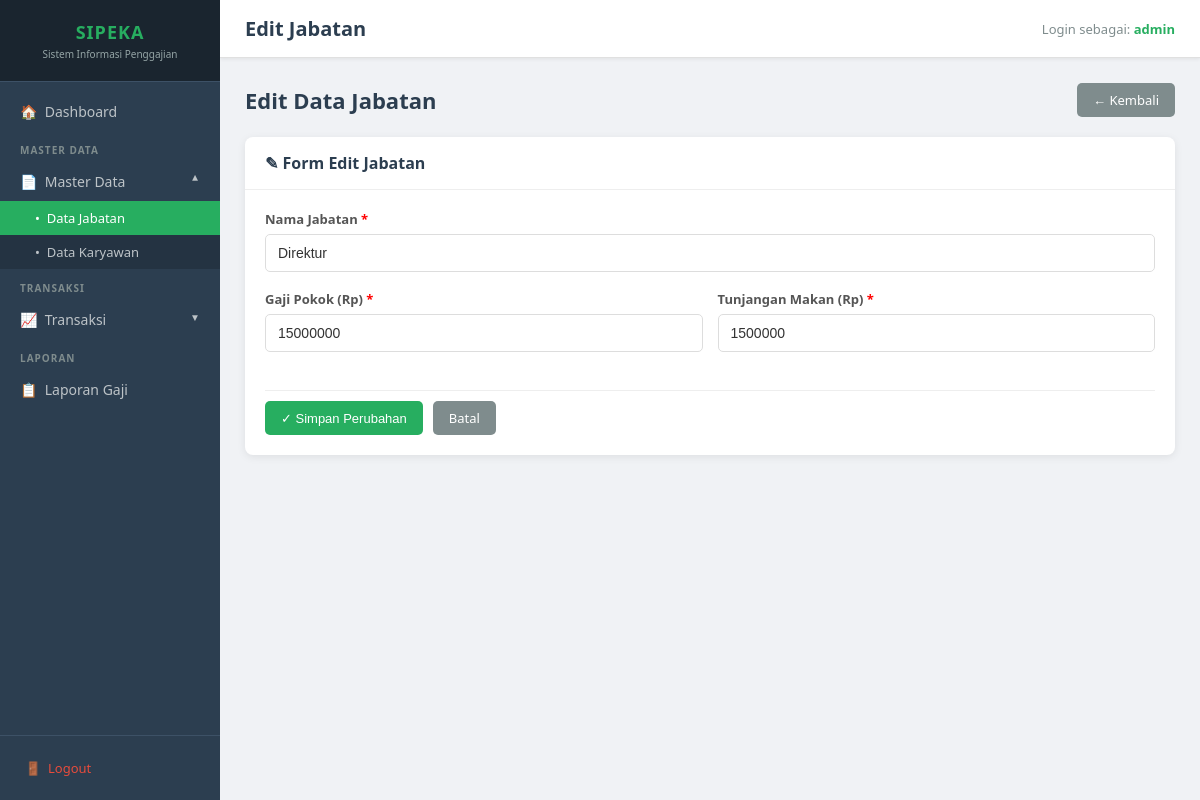
/modul/jabatan/edit.php?id=1 (signed in), run on the app's committed database.
### tables this page shows
CREATE TABLE IF NOT EXISTS `jabatan` (
    `id_jabatan` INT AUTO_INCREMENT PRIMARY KEY,
    `nama_jabatan` VARCHAR(50) NOT NULL,
    `gapok` INT NOT NULL DEFAULT 0,
    `tunjangan_makan` INT NOT NULL DEFAULT 0
);

### modul/jabatan/edit.php (the view, shortened to what this page needs)
<?php
require_once __DIR__ . '/../../includes/header.php';
$id = (int)($_GET['id'] ?? 0);
$stmt = mysqli_prepare($conn, "SELECT * FROM jabatan WHERE id_jabatan = ?");
mysqli_stmt_bind_param($stmt, 'i', $id);
mysqli_stmt_execute($stmt);
$result = mysqli_stmt_get_result($stmt);
$jabatan = mysqli_fetch_assoc($result);
?>
<?php require_once __DIR__ . '/../../includes/sidebar.php'; ?>
<div class="main-content">
    <div class="topbar">
        <h1>Edit Jabatan</h1>
        <div class="user-info">Login sebagai: <span><?= htmlspecialchars($_SESSION['user']) ?></span></div>
    </div>
    <div class="content-area">
        <div class="page-header">
            <h2>Edit Data Jabatan</h2>
            <a href="/pelatihan/sipeka/modul/jabatan/index.php" class="btn btn-secondary">&larr; Kembali</a>
        </div>
        <div class="card">
            <div class="card-header">
                <h3>&#9998; Form Edit Jabatan</h3>
            </div>
            <div class="card-body">
                <form method="POST" action="">
                    <div class="form-group">
                        <label for="nama_jabatan">Nama Jabatan <span style="color:red">*</span></label>
                        <input type="text" id="nama_jabatan" name="nama_jabatan"
                               value="<?= htmlspecialchars($jabatan['nama_jabatan']) ?>"
                               required maxlength="50">
                    </div>
                    <div class="form-row">
                        <div class="form-group">
                            <label for="gapok">Gaji Pokok (Rp) <span style="color:red">*</span></label>
                            <input type="number" id="gapok" name="gapok"
                                   value="<?= htmlspecialchars($jabatan['gapok']) ?>"
                                   min="0" required>
                        </div>
                        <div class="form-group">
                            <label for="tunjangan_makan">Tunjangan Makan (Rp) <span style="color:red">*</span></label>
                            <input type="number" id="tunjangan_makan" name="tunjangan_makan"
                                   value="<?= htmlspecialchars($jabatan['tunjangan_makan']) ?>"
                                   min="0" required>
                        </div>
                    </div>
                    <div class="form-actions">
                        <button type="submit" class="btn btn-primary">&#10003; Simpan Perubahan</button>
                        <a href="/pelatihan/sipeka/modul/jabatan/index.php" class="btn btn-secondary">Batal</a>
                    </div>
                </form>
            </div>
        </div>
    </div>
</div>
</body>
</html>

### assets/style.css (style rules this page uses)
* { margin: 0; padding: 0; box-sizing: border-box; }
body { font-family: 'Segoe UI', Tahoma, Geneva, Verdana, sans-serif; background-color: #f0f2f5; color: #333; min-height: 100vh; }
.main-content { margin-left: 220px; min-height: 100vh; display: flex; flex-direction: column; }
.topbar { background-color: #fff; padding: 15px 25px; border-bottom: 1px solid #e0e0e0; display: flex; align-items: center; justify-content: space-between; position: sticky; top: 0; z-index: 50; box-shadow: 0 1px 4px rgba(0,0,0,0.08); }
.topbar h1 { font-size: 20px; font-weight: 600; color: #2c3e50; }
.topbar .user-info { font-size: 13px; color: #7f8c8d; }
.topbar .user-info span { color: #27ae60; font-weight: 600; }
.content-area { padding: 25px; flex: 1; }
.card { background-color: #fff; border-radius: 8px; box-shadow: 0 2px 8px rgba(0,0,0,0.08); margin-bottom: 20px; overflow: hidden; }
.card-header { padding: 15px 20px; border-bottom: 1px solid #eee; display: flex; align-items: center; justify-content: space-between; }
.card-header h3 { font-size: 16px; font-weight: 600; color: #2c3e50; }
.card-body { padding: 20px; }
.btn { display: inline-flex; align-items: center; gap: 5px; padding: 8px 16px; border: none; border-radius: 5px; cursor: pointer; font-size: 13px; font-weight: 500; text-decoration: none; transition: opacity 0.2s, transform 0.1s; white-space: nowrap; }
.btn-primary { background-color: #27ae60; color: #fff; }
.btn-secondary { background-color: #7f8c8d; color: #fff; }
.form-group { margin-bottom: 18px; }
.form-group label { display: block; font-size: 13px; font-weight: 600; color: #555; margin-bottom: 6px; }
.form-group input[type="text"], .form-group input[type="number"], .form-group input[type="date"], .form-group input[type="password"], .form-group select, .form-group textarea { width: 100%; padding: 10px 12px; border: 1px solid #ddd; border-radius: 5px; font-size: 14px; color: #333; background-color: #fff; transition: border-color 0.2s, box-shadow 0.2s; outline: none; }
.form-row { display: grid; grid-template-columns: 1fr 1fr; gap: 15px; }
.form-actions { display: flex; gap: 10px; padding-top: 10px; border-top: 1px solid #eee; margin-top: 20px; }
.page-header { display: flex; align-items: center; justify-content: space-between; margin-bottom: 20px; }
.page-header h2 { font-size: 22px; font-weight: 600; color: #2c3e50; }

### data on the page
jabatan: nama_jabatan "Direktur", gapok "15000000", tunjangan_makan "1500000"

### other printed values
$_SESSION['user'] "admin"
